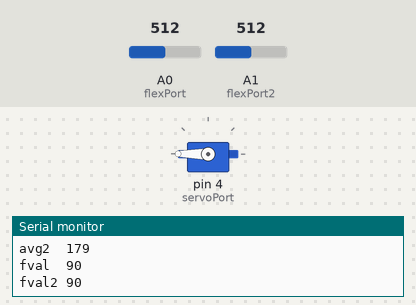
This sketch was run on a simulated Arduino Uno, built with avr-gcc and run on an emulated ATmega328P. On the bench: servo, the last lines printed to the serial monitor. Inputs (shaded band) come from the test bench; at power-on: A0 (flexPort) = 512, A1 (flexPort2) = 512.

Above: at 1.2 s.
1.3 s: A0 (flexPort) set to 1010
At 4.2 s:
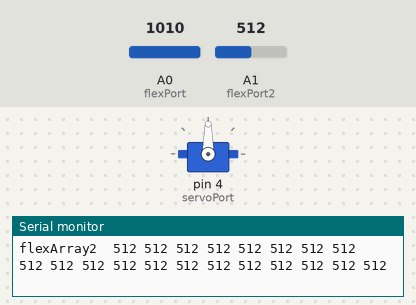
4.3 s: A1 (flexPort2) set to 1010
7.3 s: A1 (flexPort2) set to 306
At 7.3 s:
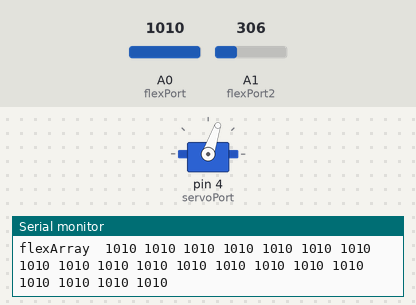
9.4 s: A0 (flexPort) set to 306
At 11.6 s:
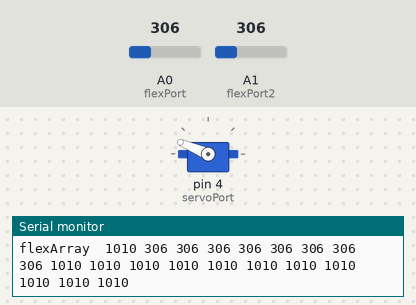
Timing chart, 0 to 13.2 s (numbered marks = the images above; inputs shaded):
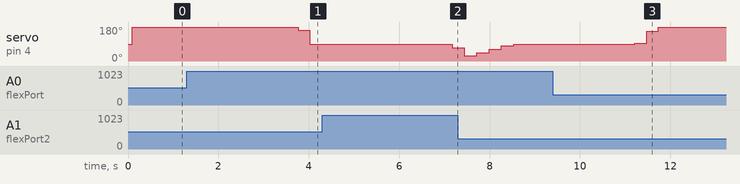

Measured:
- after the input at 1.3 s, servo on pin 4 (servoPort): 180° → 162° after 2.5 s, → 90° 0.25 s later
- after the input at 4.3 s, servo on pin 4 (servoPort): 90° → 71° after 2.9 s
- after the input at 9.4 s, servo on pin 4 (servoPort): 90° → 94° after 1.8 s, → 157° 0.26 s later, → 180° 0.26 s later

The sketch:

GloveHand.ino
```cpp
// GLOVE HAND
#include <Servo.h>

Servo servo;

const int flexPort = A0;
const int flexPort2 = A1;
const int servoPort = 4;

int flexValue;
int flexValue2;
const int arrayLength = 20;
unsigned int flexArray[arrayLength];
unsigned int flexArray2[arrayLength];
int angle;
int fval;
int fval2;

unsigned int n = 0;

void setup() {
	servo.attach(servoPort);
	Serial.begin(9600);
}

void loop() {
	flexValue = analogRead(flexPort);
	flexValue2 = analogRead(flexPort2);

	flexArray[n % arrayLength] = flexValue;
	flexArray2[n % arrayLength] = flexValue2;
	Serial.print("flexArray  ");
	for(int i = 0; i < arrayLength; i++) {
		Serial.print(flexArray[i]);
		Serial.print(" ");
	}
	Serial.println();
	Serial.print("flexArray2  ");
	for(int i = 0; i < arrayLength; i++) {
		Serial.print(flexArray2[i]);
		Serial.print(" ");
	}
	Serial.println();


	unsigned int avg = 0;
	unsigned int avg2 = 0;
	for(int i = 0; i < arrayLength; i++) {
		avg += flexArray[i];
		avg2 += flexArray2[i];
	}
	avg = avg / arrayLength;
	avg2 = avg2 / arrayLength;
	Serial.print("avg   ");
	Serial.println(avg);
	Serial.print("avg2  ");
	Serial.println(avg2);

	fval = map(avg, 750, 800, 90, 0);
	fval2 = map(avg2, 750, 800, 90, 0);
	fval = constrain(fval, 0, 90);
	fval2 = constrain	(fval2, 0, 90);

	Serial.print("fval  ");
	Serial.println(fval);
	Serial.print("fval2 ");
	Serial.println(fval2);

	angle = fval + fval2;
	servo.write(angle);

	Serial.println();
	delay(10);
	if(n < 1000) n++;
	else n = 0;
}
```
